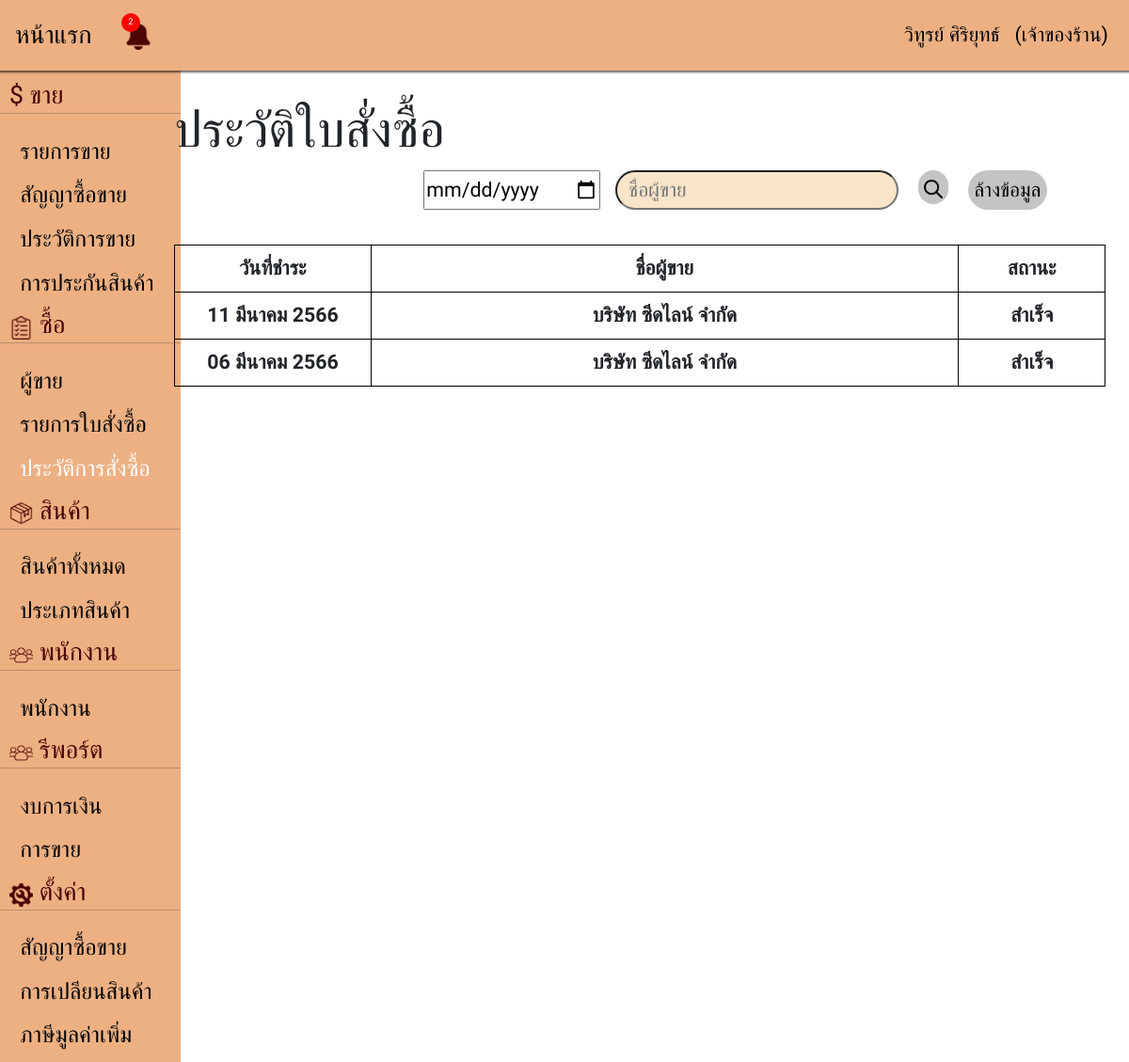
Screenshot of /orderhistory.php (signed in) with the database file from the repository.
### tables this page shows
CREATE TABLE `order_tb` (
  `order_id` int(6) NOT NULL COMMENT 'รหัสรายการใบสั่งซื้อ',
  `sell_id` int(4) NOT NULL COMMENT 'รหัสผู้ขาย',
  `datebill` datetime NOT NULL COMMENT 'วันที่วางบิล',
  `datereceive` date NOT NULL DEFAULT current_timestamp() COMMENT 'วันที่รับของ',
  `payment_sl` varchar(30) NOT NULL COMMENT 'วิธีการชำระเงิน',
  `payment_dt` date NOT NULL COMMENT 'วันที่ชำระเงิน',
  `all_amount_odr` int(11) NOT NULL COMMENT 'จำนวนสินค้าทั้งหมด',
  `all_price_odr` float NOT NULL COMMENT 'ราคาสินค้าทั้งหมด',
  `note` varchar(255) NOT NULL COMMENT 'หมายเหตุ',
  `bank_slip` varchar(255) DEFAULT NULL COMMENT 'สลิปธนาคาร',
  `receipt` varchar(255) DEFAULT NULL COMMENT 'ใบเสร็จ',
  `invoice` varchar(255) DEFAULT NULL COMMENT 'ใบส่งของ',
  `order_status` tinyint(1) NOT NULL DEFAULT 1 COMMENT 'สถานะใบสั่งซื้อ'
);

CREATE TABLE `sell_tb` (
  `sell_id` int(4) NOT NULL COMMENT 'รหัสผู้ขาย',
  `sell_type` varchar(50) NOT NULL COMMENT 'ประเภทผู้ขาย',
  `sell_name` varchar(50) NOT NULL COMMENT 'ชื่อผู้ขาย',
  `sell_address` text NOT NULL COMMENT 'ที่อยู่',
  `sell_tax_id` varchar(25) NOT NULL COMMENT 'หมายเลขประจำตัวผู้เสียภาษี',
  `sell_telephone` varchar(20) NOT NULL COMMENT 'เบอร์โทรศัพท์',
  `sell_website` varchar(255) NOT NULL COMMENT 'เว็บไซต์',
  `seller_firstname` varchar(50) NOT NULL COMMENT 'ชื่อ',
  `seller_lastname` varchar(50) NOT NULL COMMENT 'นามสกุล',
  `seller_nickname` varchar(50) NOT NULL COMMENT 'ชื่อเล่น',
  `seller_email` varchar(70) NOT NULL COMMENT 'อีเมล',
  `seller_telephone` varchar(20) NOT NULL COMMENT 'เบอร์โทรศัพท์',
  `seller_channel` varchar(30) NOT NULL COMMENT 'ช่องทางการติดต่ออื่นๆ ',
  `seller_card_id` varchar(255) NOT NULL COMMENT 'สำเนาบัตรประชาชน',
  `seller_cardname` varchar(255) NOT NULL COMMENT 'นามบัตร',
  `sell_documents` varchar(255) NOT NULL COMMENT 'เอกสารอื่นๆ',
  `sell_note` varchar(255) NOT NULL COMMENT 'หมายเหตุ'
);

### database/Connection.php (called while the page is built)
<?php
function Connection(){
    $servername = "localhost";
    $username = "root";
    $password = "";
    $database = "shop_pj";
    try {
        $conn = new PDO("mysql:host=$servername;dbname=$database", $username, $password);
        $conn->setAttribute(PDO::ATTR_ERRMODE, PDO::ERRMODE_EXCEPTION);
        $conn->query("SET NAMES UTF8");
        return $conn;
    } catch (PDOException $e) {
        throw new Exception("Connection failed: " . $e->getMessage());
    }
}

### database/Order.php (called while the page is built, shortened)
<?php
include_once("Connection.php");
class Order
{
    private $conn;
    function __construct()
    {
        $this->conn = Connection();
    }
    public function fetchAllSell2()
    {
        try {
            $sql = "SELECT O.*,S.* FROM order_tb O,sell_tb S WHERE O.sell_id = S.sell_id AND O.order_status = 0 order by O.datebill desc ";
            $stmt = $this->conn->prepare($sql);
            $stmt->execute();
            $result = $stmt->fetchAll();
            if (!$result) {
                return [];
            } else {
                return $result;
            }
        } catch (Exception $e) {
            http_response_code(500);
            return [];
        }
    }
}

### controller/OrderKeyword.php (called while the page is built)
<?php
include_once('./database/Order.php');
function getdata()
{
    $order = new Order();
    if ((!isset($_GET['date']) && (!isset($_GET['keyword']))) || ($_GET['date'] == "" && $_GET['keyword'] == "")) {
        $rows = $order->fetchAllSell2();
    } else if ((isset($_GET['date']) && $_GET['date'] != "") && (!isset($_GET['keyword']) || $_GET['keyword'] == "")) {
        $rows = $order->fetchByDate2($_GET['date']);
    } else if ((!isset($_GET['date']) || $_GET['date'] == "") && (isset($_GET['keyword']) && $_GET['keyword'] != "")) {
        $rows = $order->search2($_GET['keyword']);
    } else if ((isset($_GET['date']) && $_GET['date'] != "") && (isset($_GET['keyword']) && $_GET['keyword'] != "")) {
        $rows = $order->search2($_GET['keyword'],);
    }
    return $rows;
}

### service/datetimeDisplay.php (called while the page is built, shortened)
<?php
function dateTimeDisplay($strDateTime)
{
    $moth = ["มกราคม", "กุมภาพันธ์", "มีนาคม", "เมษายน", "พฤษภาคม", "มิถุนายน", "กรกฏาคม", "สิงหาคม", "กันยายน", "ตุลาคม", "พฤศจิกายน", "ธันวาคม"];
    $date = explode(' ', $strDateTime)[0];
    $D = array_reverse(explode('-', $date));
    $D[2] += 543;
    $D[1] = $moth[$D[1] - 1];
    return implode(' ', $D);
}

### orderhistory.php (the view, shortened to what this page needs)
<?php
include_once "./service/datetimeDisplay.php";
?>
<!DOCTYPE html>
<html lang="en">
<head>
    <link href="./node_modules/bootstrap/dist/css/bootstrap.min.css" rel="stylesheet">
    <link rel="stylesheet" href="./src/css/orderhistory.css" />
</head>
<?php
include_once('nav.php');
include_once('./controller/OrderKeyword.php');
$rows = getdata();
?>
<body>
    <form>
        <div class="row">
            <div class="col-1 Nbar min-vh-100"><?php include_once('bar.php'); ?></div>
            <div class="col-11">
                <div class="row main">
                    <h1>ประวัติใบสั่งซื้อ</h1>
                    <div class="d-flex justify-content-end" style="margin-left:-4.1rem">
                        <input type="date" value="<?= $_GET['date'] ?? "" ?>" name="date" id="date" class="date" />&nbsp&nbsp&nbsp
                        <div class="d-flex justify-content-end" style="margin-left: -2rem">
                            <input type="text" value="<?= $_GET['keyword'] ?? "" ?>" name="keyword" id="keyword" class="btnd" placeholder="&nbsp ชื่อผู้ขาย">
                            <button type="submit" class="search sh"><img src="./src/images/search.png" width="20"></button>
                            <button type="button" onclick="window.location= 'orderhistory.php'" class="btn-c reset">
                                ล้างข้อมูล
                            </button>
                        </div>
                    </div>
                </div>
                <?php if (count($rows) <= 0) {
                    echo '<div class="d-flex justify-content-center"><h3 style="margin-top: 9rem; margin-bottom: 9rem;">ไม่พบข้อมูล</h3></div>'; ?>
                <?php } else { ?>
                    <table class="ordertable">
                        <tr>
                            <th width="20%">วันที่ชำระ</th>
                            <th width="60%">ชื่อผู้ขาย</th>
                            <th width="15%">สถานะ</th>
                        </tr>
                        <?php $i = 1;
                        foreach ($rows as $row) { ?>
                            <tr id="<?= $i ?>">
                                <th><?= dateTimeDisplay($row['payment_dt']) ?></th>
                                <th id="text<?= $row['sell_id'] ?>"><?= $row['sell_name'] ?></th>
                                <th>สำเร็จ</th>
                            </tr>
                        <?php }
                        $i++; ?>
                    </table>
                <?php } ?>
            </div>
        </div>
    </form>
</body>
</html>

### src/css/orderhistory.css (style rules this page uses)
* { font-family: 'IBM Plex Sans Thai', sans-serif; font-size: 16pt; }
.row { --bs-gutter-x: 0rem; }
.Nbar { margin-top: 3.5rem; }
.main { margin-top: 5rem; margin-left: 4rem; }
.ordertable { margin-top: 2rem; margin-left: 4rem; margin-bottom: 4rem; }
.reset { background-color: #C4C4C4; color: black; border: 0ch; width: 400%; height: 115%; }
.btn-c { border-radius: 25px 25px 25px 25px; font-size: 16pt; width: 300%; height: 115%; margin-left: 1rem; margin-right: 0rem; }
table, td, th { border: 1px solid black; text-align: center; }
table { border-collapse: collapse; width: 90%; }
th { height: 50px; }
.btnd { background-color: #F8E4C8; border-radius: 25px; height: 115%; }
.search { border: 0px; margin-left: 1rem; margin-top: 0rem; }
.sh { border-radius: 25px 25px 25px 25px; background-color: #C4C4C4; color: black; border: 0ch; width: 50%; height: 100%; }
.date { height: 115%; margin-right: 2rem }

### rows the page displays
order_tb: payment_dt "11 มีนาคม 2566", sell.sell_name "บริษัท ซีดไลน์ จำกัด"
order_tb: payment_dt "06 มีนาคม 2566", sell.sell_name "บริษัท ซีดไลน์ จำกัด"

### other values shown
count($lost) "2"
$_SESSION['username'] "วิทูรย์ ศิริยุทธ์"
getFullRole($_SESSION['role']) "เจ้าของร้าน"
